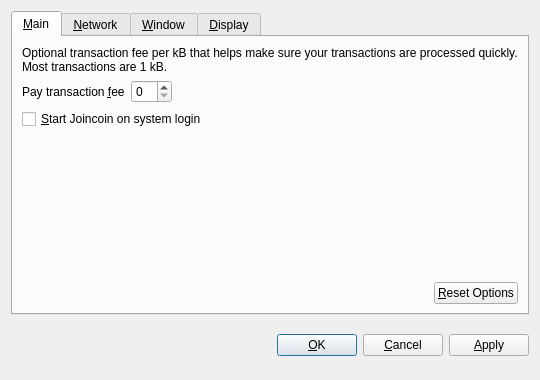
<?xml version="1.0" encoding="UTF-8"?>
<ui version="4.0">
 <class>OptionsDialog</class>
 <widget class="QDialog" name="OptionsDialog">
  <property name="geometry">
   <rect>
    <x>0</x>
    <y>0</y>
    <width>540</width>
    <height>380</height>
   </rect>
  </property>
  <property name="windowTitle">
   <string>Options</string>
  </property>
  <property name="modal">
   <bool>true</bool>
  </property>
  <layout class="QVBoxLayout" name="verticalLayout">
   <item>
    <widget class="QTabWidget" name="tabWidget">
     <property name="tabPosition">
      <enum>QTabWidget::North</enum>
     </property>
     <property name="currentIndex">
      <number>0</number>
     </property>
     <widget class="QWidget" name="tabMain">
      <attribute name="title">
       <string>&amp;Main</string>
      </attribute>
      <layout class="QVBoxLayout" name="verticalLayout_Main">
       <item>
        <widget class="QLabel" name="transactionFeeInfoLabel">
         <property name="text">
          <string>Optional transaction fee per kB that helps make sure your transactions are processed quickly. Most transactions are 1 kB.</string>
         </property>
         <property name="textFormat">
          <enum>Qt::PlainText</enum>
         </property>
         <property name="wordWrap">
          <bool>true</bool>
         </property>
        </widget>
       </item>
       <item>
        <layout class="QHBoxLayout" name="horizontalLayout_1_Main">
         <item>
          <widget class="QLabel" name="transactionFeeLabel">
           <property name="text">
            <string>Pay transaction &amp;fee</string>
           </property>
           <property name="textFormat">
            <enum>Qt::PlainText</enum>
           </property>
           <property name="buddy">
            <cstring>transactionFee</cstring>
           </property>
          </widget>
         </item>
         <item>
          <widget class="BitcoinAmountField" name="transactionFee"/>
         </item>
         <item>
          <spacer name="horizontalSpacer_1_Main">
           <property name="orientation">
            <enum>Qt::Horizontal</enum>
           </property>
           <property name="sizeHint" stdset="0">
            <size>
             <width>40</width>
             <height>20</height>
            </size>
           </property>
          </spacer>
         </item>
        </layout>
       </item>
       <item>
        <widget class="QCheckBox" name="bitcoinAtStartup">
         <property name="toolTip">
          <string>Automatically start Joincoin after logging in to the system.</string>
         </property>
         <property name="text">
          <string>&amp;Start Joincoin on system login</string>
         </property>
        </widget>
       </item>
       <item>
        <spacer name="verticalSpacer_Main">
         <property name="orientation">
          <enum>Qt::Vertical</enum>
         </property>
         <property name="sizeHint" stdset="0">
          <size>
           <width>20</width>
           <height>40</height>
          </size>
         </property>
        </spacer>
       </item>
       <item>
        <layout class="QHBoxLayout" name="horizontalLayout_2_Main">
         <item>
          <spacer name="horizontalSpacer_2_Main">
           <property name="orientation">
            <enum>Qt::Horizontal</enum>
           </property>
           <property name="sizeHint" stdset="0">
            <size>
             <width>40</width>
             <height>20</height>
            </size>
           </property>
          </spacer>
         </item>
         <item>
          <widget class="QPushButton" name="resetButton">
           <property name="toolTip">
            <string>Reset all client options to default.</string>
           </property>
           <property name="text">
            <string>&amp;Reset Options</string>
           </property>
           <property name="autoDefault">
            <bool>false</bool>
           </property>
          </widget>
         </item>
        </layout>
       </item>
      </layout>
     </widget>
     <widget class="QWidget" name="tabNetwork">
      <attribute name="title">
       <string>&amp;Network</string>
      </attribute>
      <layout class="QVBoxLayout" name="verticalLayout_Network">
       <item>
        <widget class="QCheckBox" name="mapPortUpnp">
         <property name="toolTip">
          <string>Automatically open the Joincoin client port on the router. This only works when your router supports UPnP and it is enabled.</string>
         </property>
         <property name="text">
          <string>Map port using &amp;UPnP</string>
         </property>
        </widget>
       </item>
       <item>
        <widget class="QCheckBox" name="connectSocks">
         <property name="toolTip">
          <string>Connect to the Joincoin network through a SOCKS proxy (e.g. when connecting through Tor).</string>
         </property>
         <property name="text">
          <string>&amp;Connect through SOCKS proxy:</string>
         </property>
        </widget>
       </item>
       <item>
        <layout class="QHBoxLayout" name="horizontalLayout_Network">
         <item>
          <widget class="QLabel" name="proxyIpLabel">
           <property name="text">
            <string>Proxy &amp;IP:</string>
           </property>
           <property name="textFormat">
            <enum>Qt::PlainText</enum>
           </property>
           <property name="buddy">
            <cstring>proxyIp</cstring>
           </property>
          </widget>
         </item>
         <item>
          <widget class="QValidatedLineEdit" name="proxyIp">
           <property name="maximumSize">
            <size>
             <width>140</width>
             <height>16777215</height>
            </size>
           </property>
           <property name="toolTip">
            <string>IP address of the proxy (e.g. 127.0.0.1)</string>
           </property>
          </widget>
         </item>
         <item>
          <widget class="QLabel" name="proxyPortLabel">
           <property name="text">
            <string>&amp;Port:</string>
           </property>
           <property name="textFormat">
            <enum>Qt::PlainText</enum>
           </property>
           <property name="buddy">
            <cstring>proxyPort</cstring>
           </property>
          </widget>
         </item>
         <item>
          <widget class="QLineEdit" name="proxyPort">
           <property name="maximumSize">
            <size>
             <width>55</width>
             <height>16777215</height>
            </size>
           </property>
           <property name="toolTip">
            <string>Port of the proxy (e.g. 9050)</string>
           </property>
          </widget>
         </item>
         <item>
          <widget class="QLabel" name="socksVersionLabel">
           <property name="text">
            <string>SOCKS &amp;Version:</string>
           </property>
           <property name="textFormat">
            <enum>Qt::PlainText</enum>
           </property>
           <property name="buddy">
            <cstring>socksVersion</cstring>
           </property>
          </widget>
         </item>
         <item>
          <widget class="QValueComboBox" name="socksVersion">
           <property name="toolTip">
            <string>SOCKS version of the proxy (e.g. 5)</string>
           </property>
          </widget>
         </item>
         <item>
          <spacer name="horizontalSpacer_Network">
           <property name="orientation">
            <enum>Qt::Horizontal</enum>
           </property>
           <property name="sizeHint" stdset="0">
            <size>
             <width>40</width>
             <height>20</height>
            </size>
           </property>
          </spacer>
         </item>
        </layout>
       </item>
       <item>
        <spacer name="verticalSpacer_Network">
         <property name="orientation">
          <enum>Qt::Vertical</enum>
         </property>
         <property name="sizeHint" stdset="0">
          <size>
           <width>20</width>
           <height>40</height>
          </size>
         </property>
        </spacer>
       </item>
      </layout>
     </widget>
     <widget class="QWidget" name="tabWindow">
      <attribute name="title">
       <string>&amp;Window</string>
      </attribute>
      <layout class="QVBoxLayout" name="verticalLayout_Window">
       <item>
        <widget class="QCheckBox" name="minimizeToTray">
         <property name="toolTip">
          <string>Show only a tray icon after minimizing the window.</string>
         </property>
         <property name="text">
          <string>&amp;Minimize to the tray instead of the taskbar</string>
         </property>
        </widget>
       </item>
       <item>
        <widget class="QCheckBox" name="minimizeOnClose">
         <property name="toolTip">
          <string>Minimize instead of exit the application when the window is closed. When this option is enabled, the application will be closed only after selecting Quit in the menu.</string>
         </property>
         <property name="text">
          <string>M&amp;inimize on close</string>
         </property>
        </widget>
       </item>
       <item>
        <spacer name="verticalSpacer_Window">
         <property name="orientation">
          <enum>Qt::Vertical</enum>
         </property>
         <property name="sizeHint" stdset="0">
          <size>
           <width>20</width>
           <height>40</height>
          </size>
         </property>
        </spacer>
       </item>
      </layout>
     </widget>
     <widget class="QWidget" name="tabDisplay">
      <attribute name="title">
       <string>&amp;Display</string>
      </attribute>
      <layout class="QVBoxLayout" name="verticalLayout_Display">
       <item>
        <layout class="QHBoxLayout" name="horizontalLayout_1_Display">
         <item>
          <widget class="QLabel" name="langLabel">
           <property name="text">
            <string>User Interface &amp;language:</string>
           </property>
           <property name="textFormat">
            <enum>Qt::PlainText</enum>
           </property>
           <property name="buddy">
            <cstring>lang</cstring>
           </property>
          </widget>
         </item>
         <item>
          <widget class="QValueComboBox" name="lang">
           <property name="toolTip">
            <string>The user interface language can be set here. This setting will take effect after restarting Joincoin.</string>
           </property>
          </widget>
         </item>
        </layout>
       </item>
       <item>
        <layout class="QHBoxLayout" name="horizontalLayout_2_Display">
         <item>
          <widget class="QLabel" name="unitLabel">
           <property name="text">
            <string>&amp;Unit to show amounts in:</string>
           </property>
           <property name="textFormat">
            <enum>Qt::PlainText</enum>
           </property>
           <property name="buddy">
            <cstring>unit</cstring>
           </property>
          </widget>
         </item>
         <item>
          <widget class="QValueComboBox" name="unit">
           <property name="toolTip">
            <string>Choose the default subdivision unit to show in the interface and when sending coins.</string>
           </property>
          </widget>
         </item>
        </layout>
       </item>
       <item>
        <widget class="QCheckBox" name="displayAddresses">
         <property name="toolTip">
          <string>Whether to show Joincoin addresses in the transaction list or not.</string>
         </property>
         <property name="text">
          <string>&amp;Display addresses in transaction list</string>
         </property>
        </widget>
       </item>
       <item>
        <spacer name="verticalSpacer_Display">
         <property name="orientation">
          <enum>Qt::Vertical</enum>
         </property>
         <property name="sizeHint" stdset="0">
          <size>
           <width>20</width>
           <height>40</height>
          </size>
         </property>
        </spacer>
       </item>
      </layout>
     </widget>
    </widget>
   </item>
   <item>
    <layout class="QHBoxLayout" name="horizontalLayout_Buttons">
     <item>
      <spacer name="horizontalSpacer_1">
       <property name="orientation">
        <enum>Qt::Horizontal</enum>
       </property>
       <property name="sizeHint" stdset="0">
        <size>
         <width>40</width>
         <height>48</height>
        </size>
       </property>
      </spacer>
     </item>
     <item>
      <widget class="QLabel" name="statusLabel">
       <property name="font">
        <font>
         <weight>75</weight>
         <bold>true</bold>
        </font>
       </property>
       <property name="text">
        <string/>
       </property>
       <property name="textFormat">
        <enum>Qt::PlainText</enum>
       </property>
       <property name="wordWrap">
        <bool>true</bool>
       </property>
      </widget>
     </item>
     <item>
      <spacer name="horizontalSpacer_2">
       <property name="orientation">
        <enum>Qt::Horizontal</enum>
       </property>
       <property name="sizeHint" stdset="0">
        <size>
         <width>40</width>
         <height>48</height>
        </size>
       </property>
      </spacer>
     </item>
     <item>
      <widget class="QPushButton" name="okButton">
       <property name="text">
        <string>&amp;OK</string>
       </property>
      </widget>
     </item>
     <item>
      <widget class="QPushButton" name="cancelButton">
       <property name="text">
        <string>&amp;Cancel</string>
       </property>
       <property name="autoDefault">
        <bool>false</bool>
       </property>
      </widget>
     </item>
     <item>
      <widget class="QPushButton" name="applyButton">
       <property name="text">
        <string>&amp;Apply</string>
       </property>
       <property name="autoDefault">
        <bool>false</bool>
       </property>
      </widget>
     </item>
    </layout>
   </item>
  </layout>
 </widget>
 <customwidgets>
  <customwidget>
   <class>BitcoinAmountField</class>
   <extends>QSpinBox</extends>
   <header>bitcoinamountfield.h</header>
  </customwidget>
  <customwidget>
   <class>QValueComboBox</class>
   <extends>QComboBox</extends>
   <header>qvaluecombobox.h</header>
  </customwidget>
  <customwidget>
   <class>QValidatedLineEdit</class>
   <extends>QLineEdit</extends>
   <header>qvalidatedlineedit.h</header>
  </customwidget>
 </customwidgets>
 <resources/>
 <connections/>
</ui>
